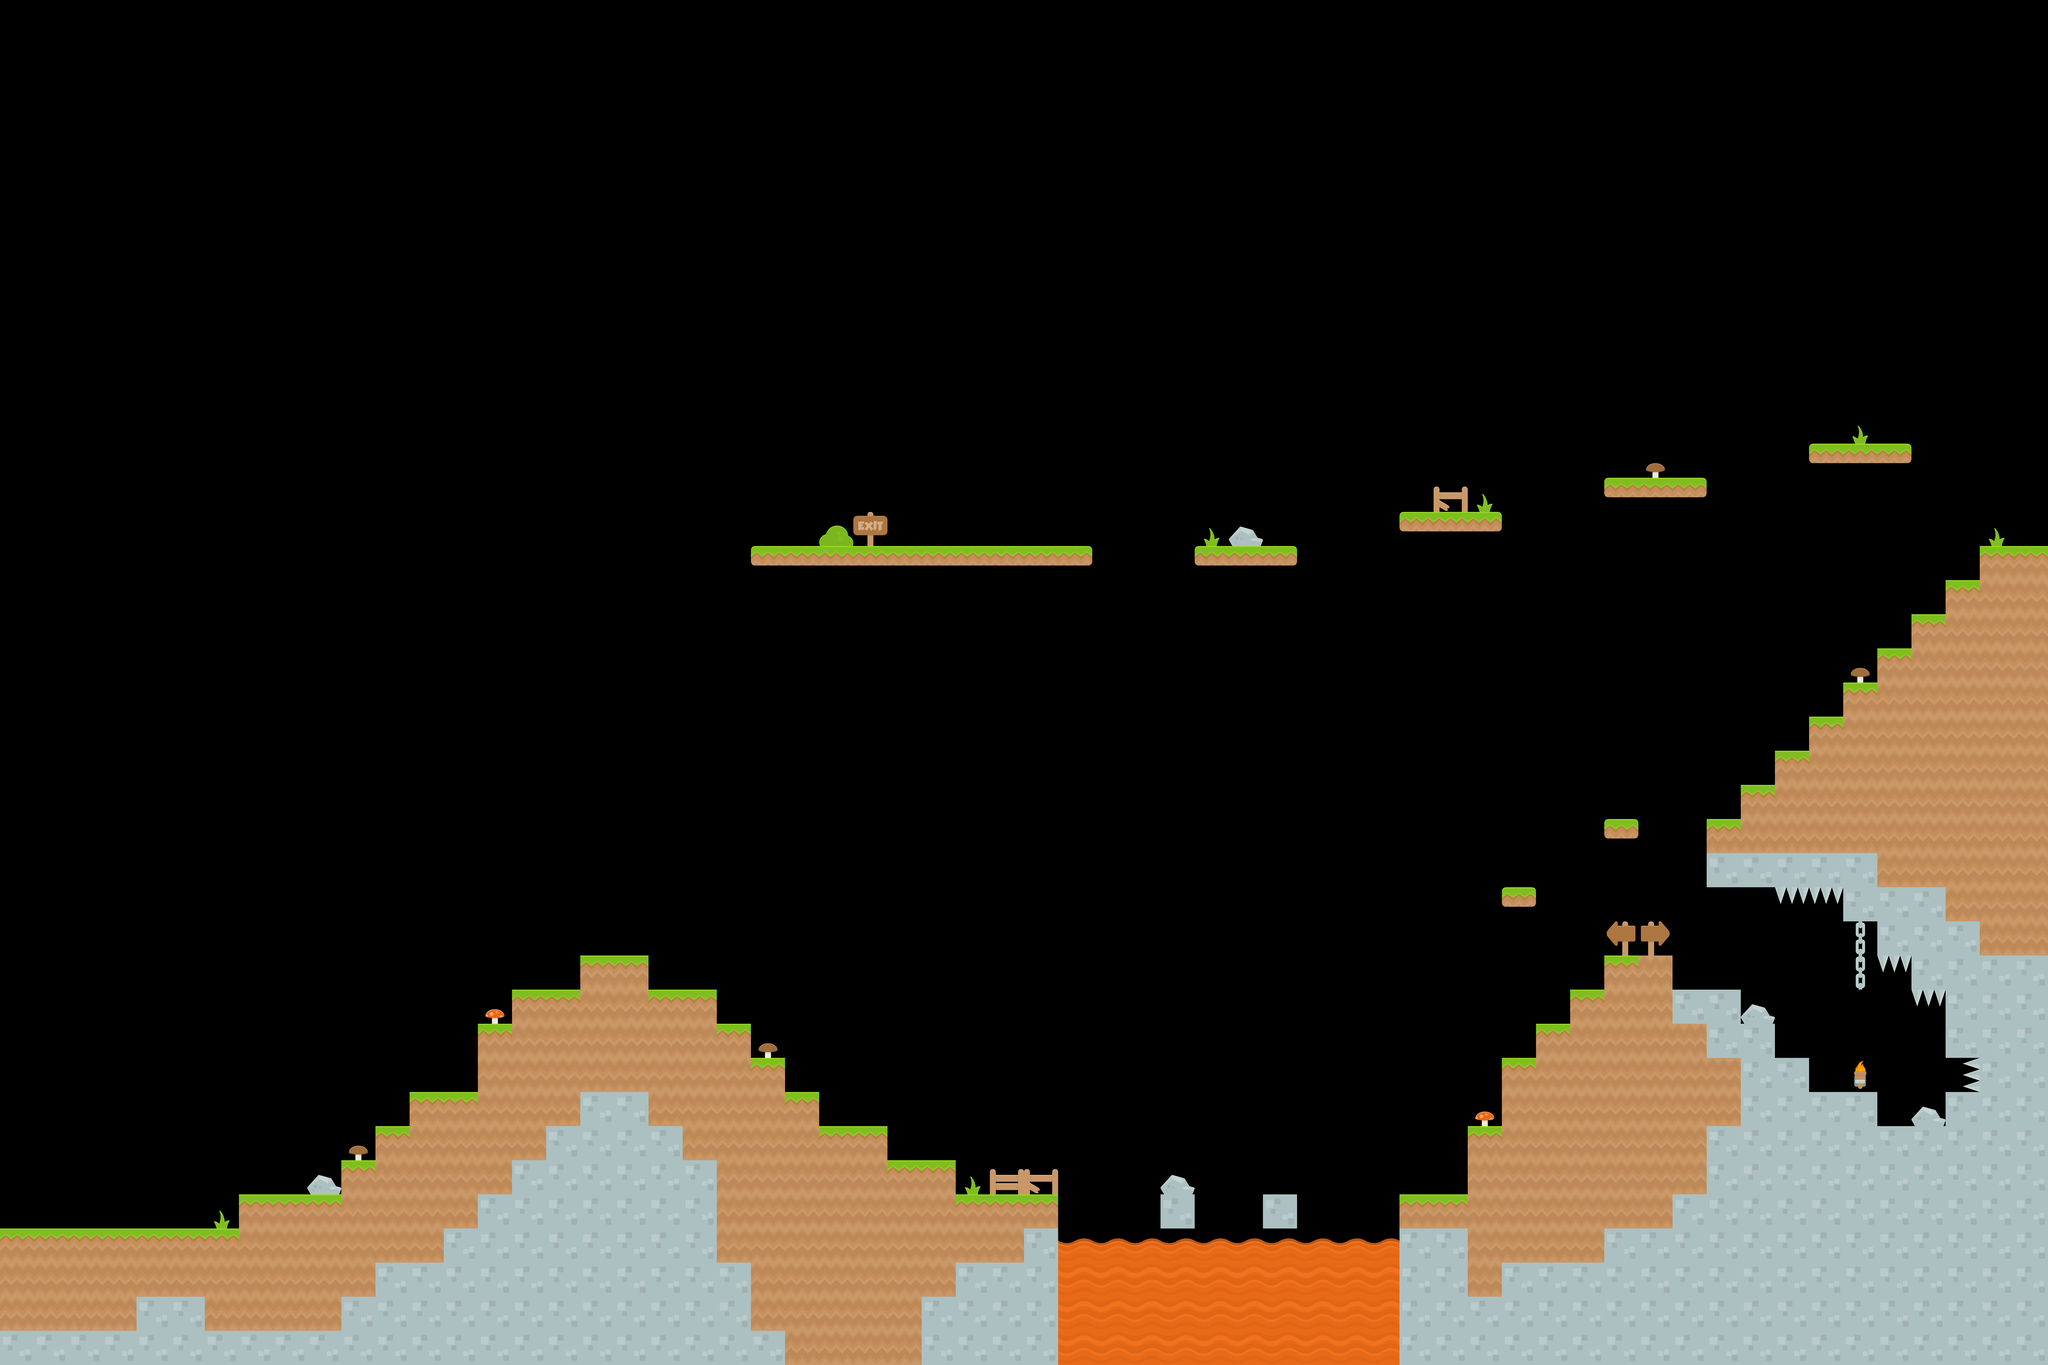

Below is a game level as drawn by its tile map, then a one-line description and the .tmx that defines it (tile-layer data replaced by summaries):
An orthogonal 60x40 tile map with 128x128 px tiles, 3 tile layers (ground, enemies, background), 7 tilesets and 12 objects.

<map version="1.9" tiledversion="1.9.0" orientation="orthogonal" renderorder="right-down" width="60" height="40" tilewidth="128" tileheight="128" infinite="0" nextlayerid="10" nextobjectid="29">
 <tileset firstgid="1" source="Tilesets/ground.tsx" />
 <tileset firstgid="129" source="Tilesets/interactives.tsx" />
 <tileset firstgid="257" source="Tilesets/alienBlue_front.tsx" />
 <tileset firstgid="258" source="Tilesets/MR-Logo.tsx" />
 <tileset firstgid="265" source="Tilesets/sprechblase.tsx" />
 <tileset firstgid="266" source="Tilesets/spritesheet_items.tsx" />
 <tileset firstgid="298" source="Tilesets/transformer_single.tsx" />
 <layer id="1" name="ground" width="60" height="40">
  <data>[2400 cells, 497 non-empty, 7 distinct tile ids]</data>
 </layer>
 <layer id="7" name="enemies" width="60" height="40">
  <data>[2400 cells, 45 non-empty, 3 distinct tile ids]</data>
 </layer>
 <layer id="2" name="background" width="60" height="40">
  <data>[2400 cells, 27 non-empty, 12 distinct tile ids]</data>
 </layer>
 <objectgroup id="3" name="coins">
  <object id="19" gid="264" x="7100" y="4044" width="128" height="127" />
  <object id="20" gid="264" x="4540" y="4168" width="128" height="127" />
  <object id="21" gid="264" x="1152" y="4352" width="128" height="127" />
  <object id="22" gid="264" x="2248" y="3416" width="128" height="127" />
  <object id="23" gid="264" x="6656" y="2432" width="128" height="127" />
 </objectgroup>
 <objectgroup id="8" name="portal_key">
  <object id="27" gid="36" x="7424" y="5120" width="128" height="128" />
 </objectgroup>
 <objectgroup id="9" name="exit">
  <object id="25" gid="36" x="7040" y="5120" width="128" height="128" />
 </objectgroup>
 <objectgroup id="4" name="wizzard">
  <object id="11" gid="257" x="3456" y="2048" width="131" height="188">
   <properties>
    <property name="ID" type="int" value="4" />
   </properties>
  </object>
 </objectgroup>
 <objectgroup id="5" name="info_boxes">
  <object id="1" gid="163" x="3381.98" y="4352.42" width="293" height="190">
   <properties>
    <property name="ID" type="int" value="4" />
   </properties>
  </object>
 </objectgroup>
 <objectgroup id="6" name="level_portal">
  <object id="14" gid="2" x="3084" y="5124" width="128" height="128" />
  <object id="18" gid="36" x="7542.67" y="5113.33" width="128" height="128" />
  <object id="26" gid="36" x="7552" y="5120" width="128" height="128" />
 </objectgroup>
</map>
